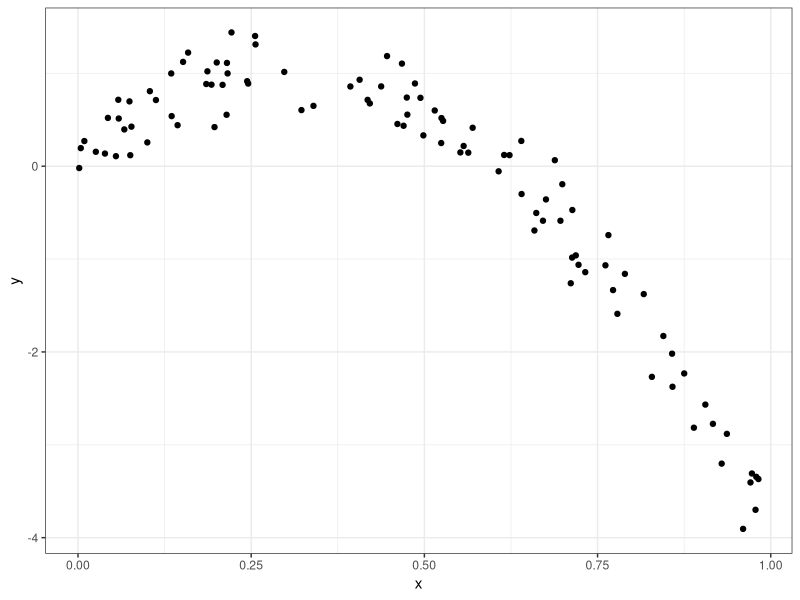
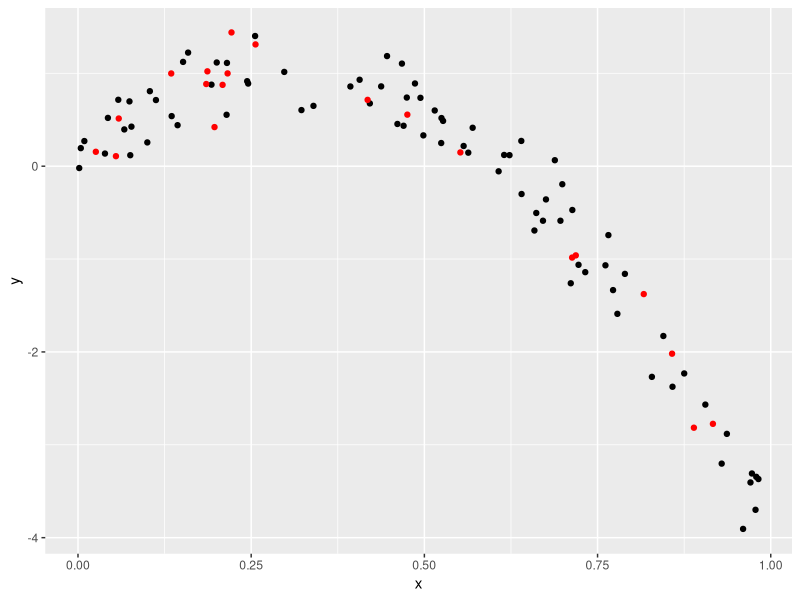
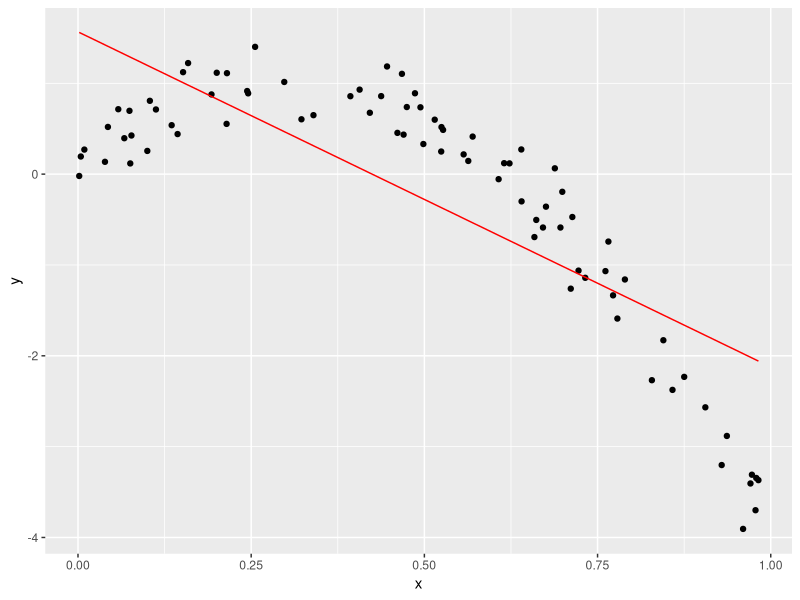
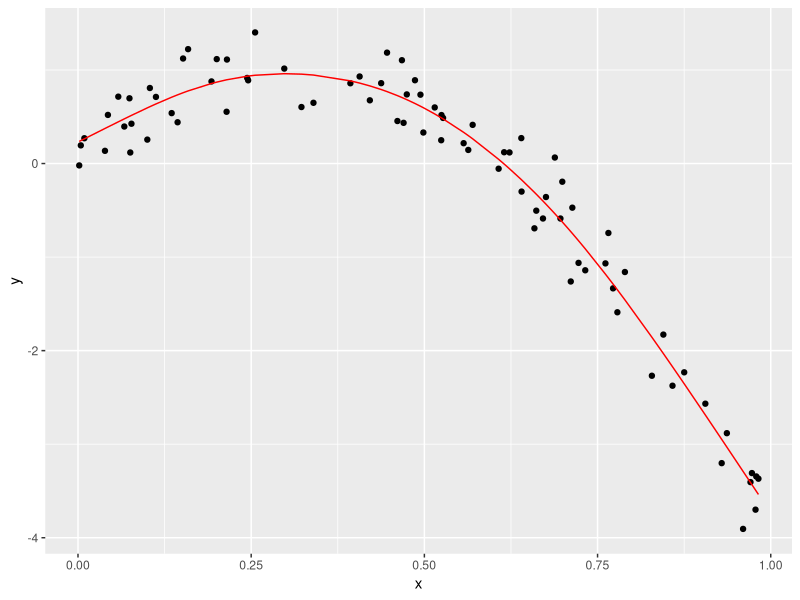
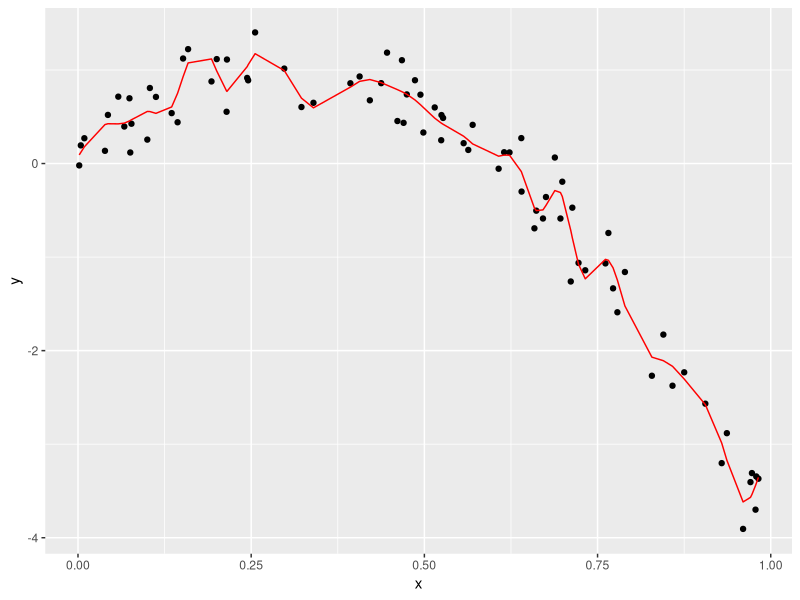

Source code (R) for these figures, in order:
## ---- chunk 1
knitr::opts_chunk$set(echo = TRUE)

library(modelr)
library(tidyverse)
library(mgcv)
## ---- chunk 2

nonlin_df = 
  tibble(
    id = 1:100,
    x = runif(100, 0, 1),
    y = 1 - 10 * (x - .3) ^ 2 + rnorm(100, 0, .3)
  )

nonlin_df %>% 
  ggplot(aes(x = x, y = y)) + 
  geom_point() + theme_bw()
## ---- chunk 3

train_df = sample_frac(nonlin_df, size = .8)
test_df = anti_join(nonlin_df, train_df, by = "id")   # new join! in "nonlin_df" dataset, give me anything not                                                               apperaed in "train_df"

ggplot(train_df, aes(x = x, y = y)) + 
  geom_point() + 
  geom_point(data = test_df, color = "red")
## ---- chunk 4

linear_mod = lm(y ~ x, data = train_df)
smooth_mod = mgcv::gam(y ~ s(x), data = train_df)
wiggly_mod = mgcv::gam(y ~ s(x, k = 30), sp = 10e-6, data = train_df)
## ---- chunk 5
train_df %>% 
  add_predictions(linear_mod) %>% 
    ggplot(aes(x = x, y = y)) + geom_point() + 
  geom_line(aes(y = pred), color = "red")

train_df %>% 
  add_predictions(smooth_mod) %>% 
    ggplot(aes(x = x, y = y)) + geom_point() + 
  geom_line(aes(y = pred), color = "red")

train_df %>% 
  add_predictions(wiggly_mod) %>% 
    ggplot(aes(x = x, y = y)) + geom_point() + 
  geom_line(aes(y = pred), color = "red")
## ---- chunk 6

rmse(linear_mod, test_df)
rmse(smooth_mod, test_df)
rmse(wiggly_mod, test_df)
## ---- chunk 7

cv_df = crossv_mc(nonlin_df, 100)                  # creats two new list columns: train and test - 80/20 is default!

# we can pull these datasets and work with them:
cv_df %>% pull(train) %>% .[[1]] %>% as_tibble

# doing the same, but in a non-merory_efficient way!
cv_df =
  cv_df %>% 
  mutate(
    train = map(train, as_tibble),
    test = map(test, as_tibble))
## ---- chunk 8

cv_df %>% 
  mutate (
    linear_mods = map (.x = train, ~ lm(y ~ x, data = .x)),
    rmse_lin = map2(.x = linear_mods, .y = test, ~ rmse(.x, .y))
  )

# doing the same things for different models:
cv_df = 
  cv_df %>% 
  mutate(linear_mod  = map(train, ~lm(y ~ x, data = .x)),
         smooth_mod  = map(train, ~mgcv::gam(y ~ s(x), data = .x)),
         wiggly_mod  = map(train, ~gam(y ~ s(x, k = 30), sp = 10e-6, data = .x))) %>% 
  mutate(rmse_linear = map2_dbl(linear_mod, test, ~rmse(model = .x, data = .y)),
         rmse_smooth = map2_dbl(smooth_mod, test, ~rmse(model = .x, data = .y)),
         rmse_wiggly = map2_dbl(wiggly_mod, test, ~rmse(model = .x, data = .y)))
